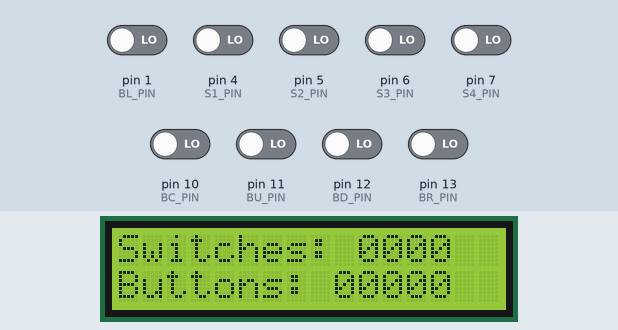
This sketch was run on a simulated Arduino Uno, built with avr-gcc and run on an emulated ATmega328P. On the bench: 16×2 character LCD. Inputs (shaded band) come from the test bench; at power-on: pin 1 (BL_PIN), pin 4 (S1_PIN), pin 5 (S2_PIN), pin 6 (S3_PIN), pin 7 (S4_PIN), pin 10 (BC_PIN), pin 11 (BU_PIN), pin 12 (BD_PIN), pin 13 (BR_PIN) LOW.

Above: at 1.2 s.
1.3 s: pin 1 (BL_PIN) driven HIGH
At 2.3 s:
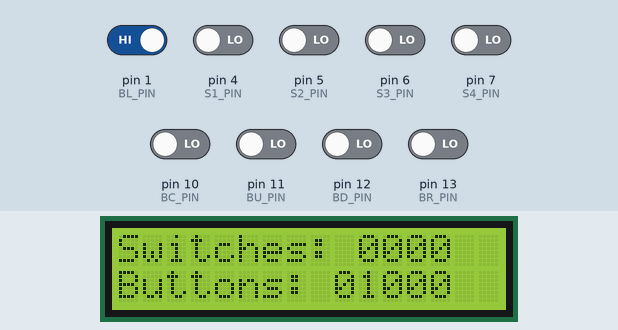
2.8 s: pin 4 (S1_PIN) driven HIGH
At 3.1 s:
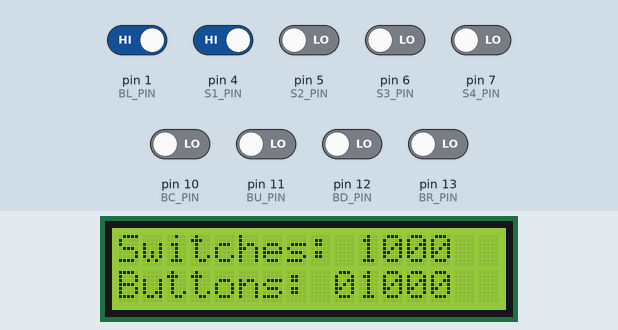
4.3 s: pin 5 (S2_PIN) driven HIGH
At 5.2 s:
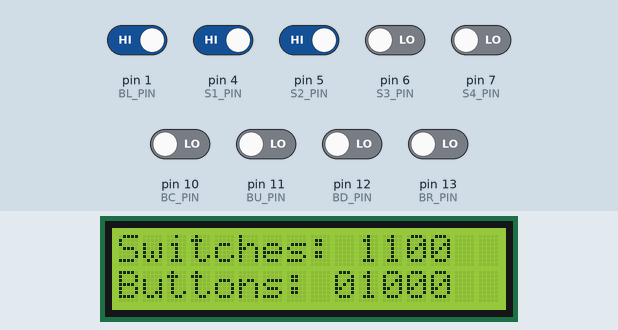
5.8 s: pin 6 (S3_PIN) driven HIGH
At 7.2 s:
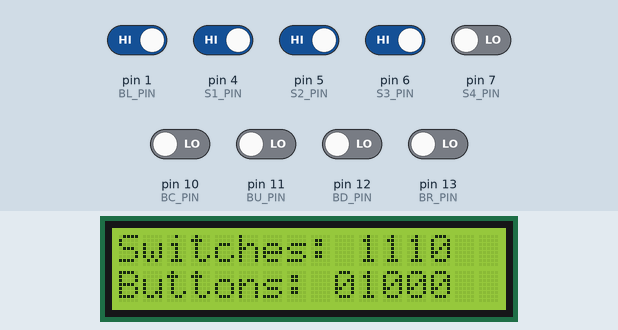
8.8 s: pin 7 (S4_PIN) driven HIGH
At 10.1 s:
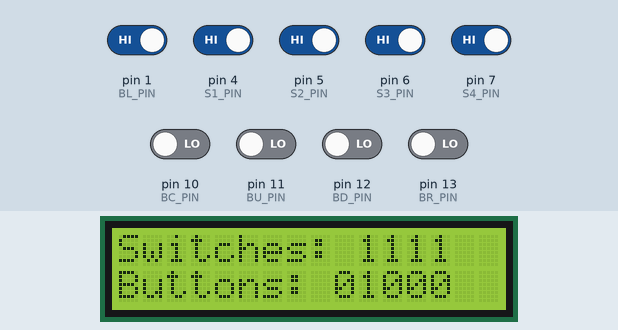
10.4 s: pin 10 (BC_PIN) driven HIGH
At 11.4 s:
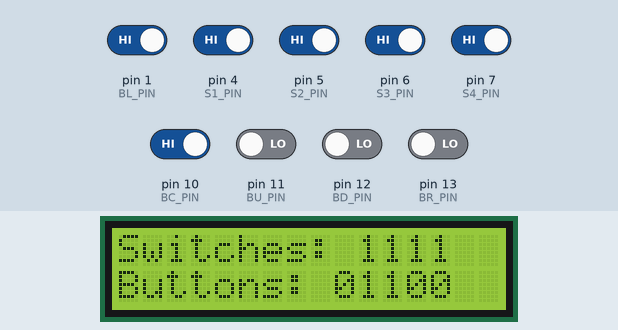
Timing chart, 0 to 13.4 s (numbered marks = the images above; inputs shaded):
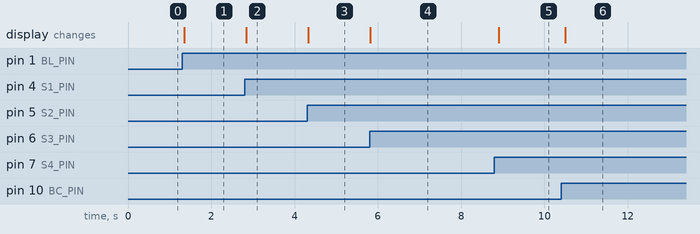

The sketch:

switchesAndButtonsTest.ino
```cpp
#define S1_PIN 4
#define S2_PIN 5
#define S3_PIN 6
#define S4_PIN 7

#define BU_PIN 11
#define BL_PIN 1
#define BC_PIN 10
#define BD_PIN 12
#define BR_PIN 13

#include <LiquidCrystal.h>

LiquidCrystal lcd(A5, A4, A3, A2, A1, A0);

void setup()
{
  // Serial.begin(9600);
  pinMode(S1_PIN, INPUT);
  pinMode(S2_PIN, INPUT);
  pinMode(S3_PIN, INPUT);
  pinMode(S4_PIN, INPUT);
  pinMode(BU_PIN, INPUT);
  pinMode(BL_PIN, INPUT);
  pinMode(BC_PIN, INPUT);
  pinMode(BD_PIN, INPUT);
  pinMode(BR_PIN, INPUT);
  lcd.begin(16, 2);
}

void loop()

{
  int S1 = digitalRead(S1_PIN);
  int S2 = digitalRead(S2_PIN);
  int S3 = digitalRead(S3_PIN);
  int S4 = digitalRead(S4_PIN);
  int BUp = digitalRead(BU_PIN);
  int BLeft = digitalRead(BL_PIN);
  int BCenter = digitalRead(BC_PIN);
  int BRight = digitalRead(BR_PIN);
  int BDown = digitalRead(BD_PIN);
  String switches = "Switches: ";
  switches += S1;
  switches += S2;
  switches += S3;
  switches += S4;

  String buttons = "Buttons: ";
  buttons += BUp;
  buttons += BLeft;
  buttons += BCenter;
  buttons += BRight;
  buttons += BDown;

  // Serial.println(switches);
  // Serial.println(buttons);

  lcd.clear();
  lcd.print(switches);
  lcd.setCursor(0, 1);
  lcd.print(buttons);
  delay(100);
}
```

Measured:
- after the input at 1.3 s, the display: changes after 0.05 s (image 1)
- after the input at 2.8 s, the display: changes at once (image 2)
- after the input at 4.3 s, the display: changes at once (image 3)
- after the input at 5.8 s, the display: changes at once (image 4)
- after the input at 8.8 s, the display: changes after 0.11 s (image 5)
- after the input at 10.4 s, the display: changes after 0.11 s (image 6)
